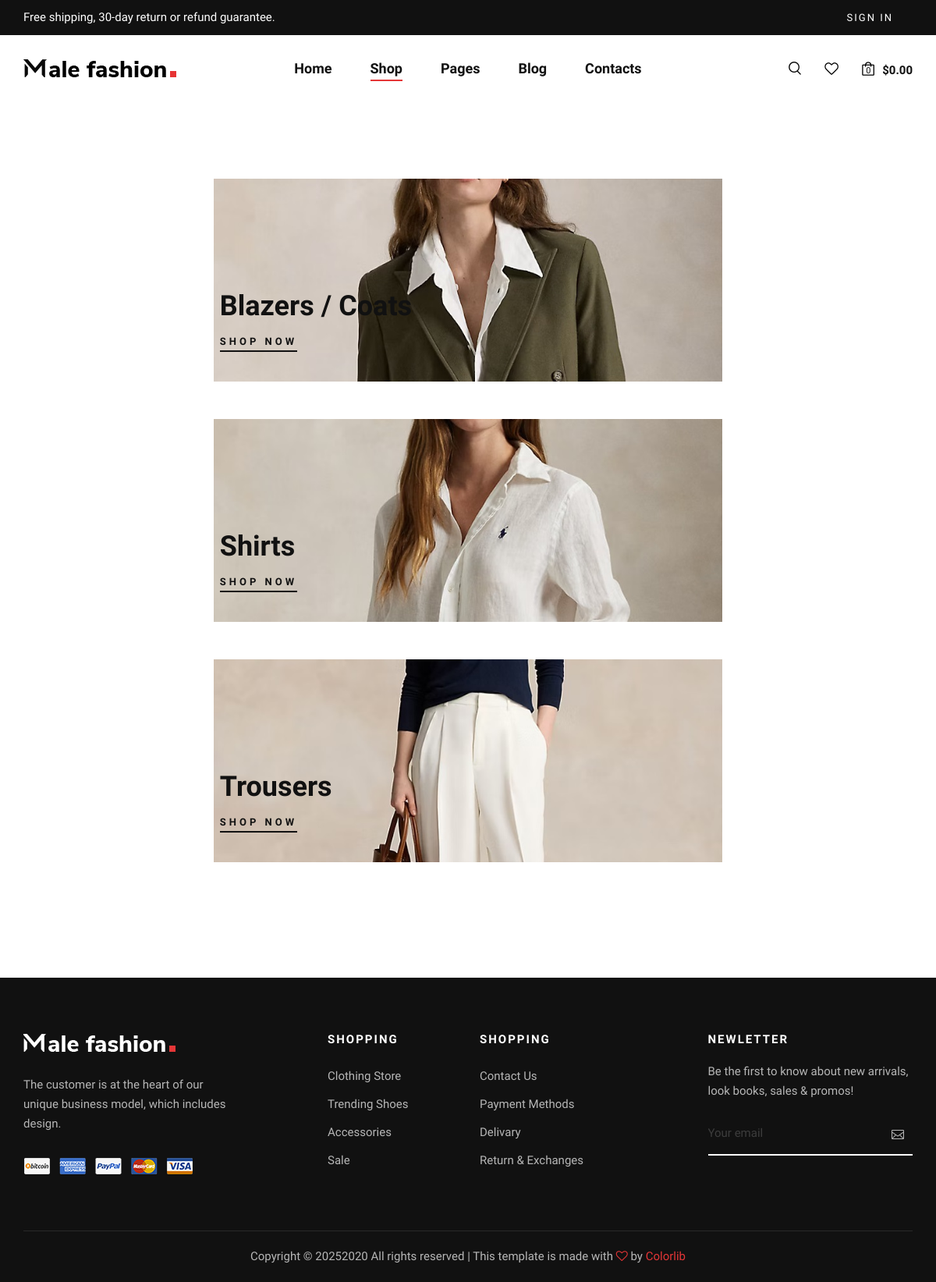
The app's page /shop/ with its own data.
### products/models.py (models this page shows, shortened)
class Categories(models.Model):
    name = models.CharField( max_length=50,unique=True)
    slug = models.SlugField(unique=True,blank=True)
    image = models.ImageField(upload_to='category_images/')

### products/views.py (the view)
# urls.py: path('shop/',views.shop,name='shop'),
def shop(request):
    categories = Categories.objects.all()
    return render(request,'shop.html',{'categories' : categories})

### products/templatetags/nav_tags.py (called while the page is built)
@register.simple_tag(takes_context=True)
def active_class(context, url_name):
    from django.urls import resolve
    try:
        return "active" if resolve(context['request'].path_info).url_name == url_name else ""
    except:
        return ""

### templates/shop.html (shortened to what this page needs)
{% extends "base.html" %}
    {% load static %}
    {% block content %}
    <section class="banner spad">
        <div class="container">
            {% for item in categories %}
            <div class="row justify-content-lg-center">
                <div class="col-lg-7  mb-5">
                    <div class="banner__item">
                        <div class="product__item__pic">
                            <img src="{{item.image.url}}" alt="">
                        </div>
                        <div class="banner__item__text pl-2">
                            <h2>{{item.name}}</h2>
                            <a href="{% url 'products' item.slug %}">Shop now</a>
                        </div>
                    </div>
                </div>
            </div>
            {% endfor %}
        </div>
    </section>
    {% endblock content %}

### static/css/style.css (style rules this page uses)
html, body { height: 100%; font-family: "Nunito Sans", sans-serif; -webkit-font-smoothing: antialiased; }
h1, h2, h3, h4, h5, h6 { margin: 0; color: #111111; font-weight: 400; font-family: "Nunito Sans", sans-serif; }
h2 { font-size: 36px; }
img { max-width: 100%; }
.spad { padding-top: 100px; padding-bottom: 100px; }
.banner__item { position: relative; overflow: hidden; }
.banner__item__text { max-width: 300px; position: absolute; left: 0; top: 140px; }
.banner__item__text h2 { color: #111111; font-weight: 700; line-height: 46px; margin-bottom: 10px; }
.banner__item__text a { display: inline-block; color: #111111; font-size: 13px; font-weight: 700; letter-spacing: 4px; text-transform: uppercase; padding: 3px 0; position: relative; }
.banner__item__text a:after { position: absolute; left: 0; bottom: 0; width: 100%; height: 2px; background: #111111; content: ""; -webkit-transition: all, 0.3s; -o-transition: all, 0.3s; transition: all, 0.3s; }
.product__item__pic { height: 260px; position: relative; background-position: center center; }
@media only screen and (min-width: 1200px) { .container { max-width: 1170px; } }

### records on screen
Categories: image (picture), name "Blazers / Coats"
Categories: image (picture), name "Shirts"
Categories: image (picture), name "Trousers"
